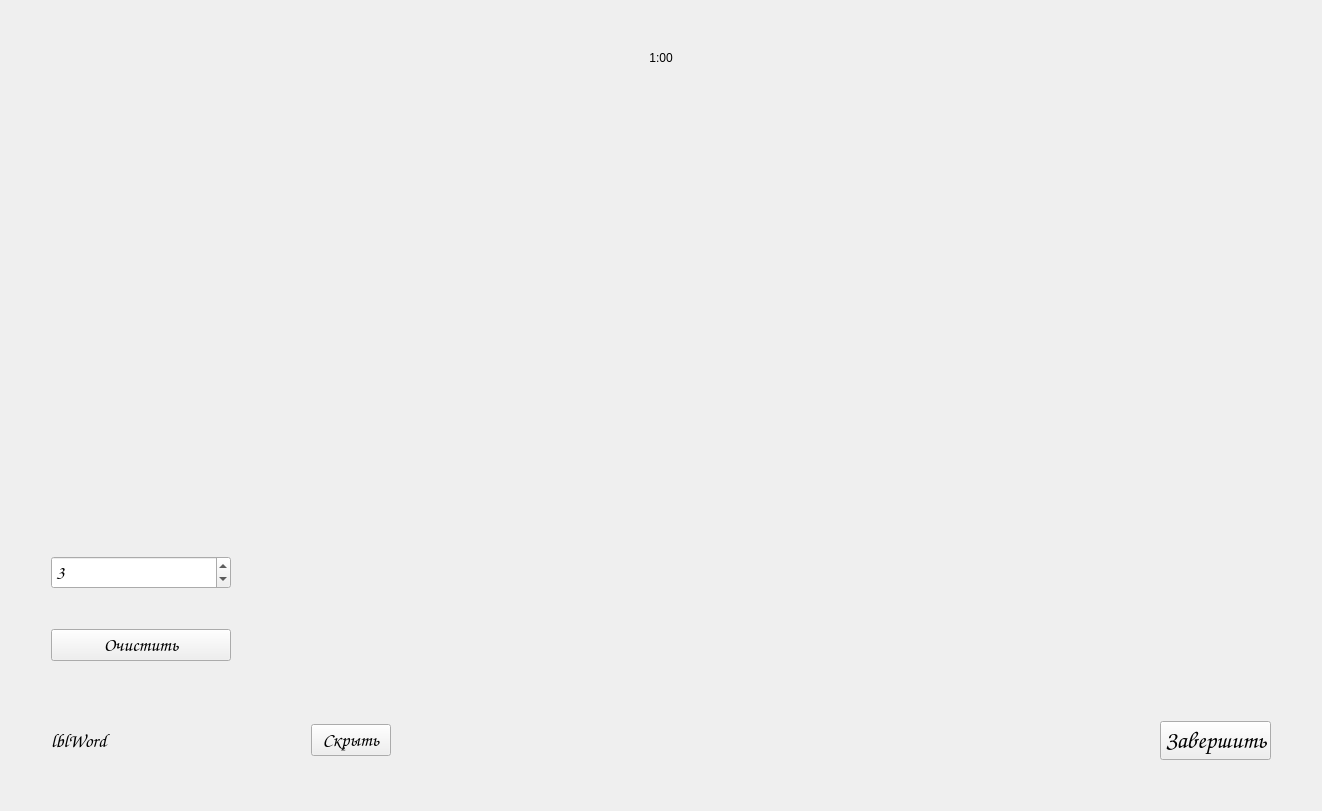
      <widget class="QWidget" name="page_6">
       <layout class="QGridLayout" name="gridLayout_7">
        <item row="2" column="0">
         <widget class="QLabel" name="lblWordHeader_2">
          <property name="text">
           <string/>
          </property>
         </widget>
        </item>
        <item row="4" column="0">
         <layout class="QVBoxLayout" name="verticalLayout_20">
          <item>
           <spacer name="verticalSpacer_9">
            <property name="orientation">
             <enum>Qt::Orientation::Vertical</enum>
            </property>
            <property name="sizeHint" stdset="0">
             <size>
              <width>20</width>
              <height>40</height>
             </size>
            </property>
           </spacer>
          </item>
          <item>
           <layout class="QHBoxLayout" name="horizontalLayout_11">
            <item>
             <spacer name="horizontalSpacer_17">
              <property name="orientation">
               <enum>Qt::Orientation::Horizontal</enum>
              </property>
              <property name="sizeHint" stdset="0">
               <size>
                <width>40</width>
                <height>20</height>
               </size>
              </property>
             </spacer>
            </item>
            <item>
             <layout class="QVBoxLayout" name="verticalLayout_19">
              <property name="spacing">
               <number>60</number>
              </property>
              <item>
               <layout class="QHBoxLayout" name="horizontalLayout_9">
                <property name="spacing">
                 <number>40</number>
                </property>
                <item>
                 <layout class="QVBoxLayout" name="verticalLayout_6">
                  <item>
                   <widget class="QWidget" name="paletteArea" native="true">
                    <property name="minimumSize">
                     <size>
                      <width>180</width>
                      <height>300</height>
                     </size>
                    </property>
                   </widget>
                  </item>
                  <item>
                   <widget class="QSpinBox" name="spinWidth">
                    <property name="font">
                     <font>
                      <family>Comic Sans MS</family>
                      <pointsize>14</pointsize>
                     </font>
                    </property>
                    <property name="minimum">
                     <number>1</number>
                    </property>
                    <property name="maximum">
                     <number>20</number>
                    </property>
                    <property name="value">
                     <number>3</number>
                    </property>
                   </widget>
                  </item>
                  <item>
                   <widget class="QPushButton" name="btnClear">
                    <property name="font">
                     <font>
                      <family>Comic Sans MS</family>
                      <pointsize>14</pointsize>
                     </font>
                    </property>
                    <property name="text">
                     <string>Очистить</string>
                    </property>
                   </widget>
                  </item>
                 </layout>
                </item>
                <item>
                 <widget class="DrawingCanvas" name="canvas" native="true">
                  <property name="minimumSize">
                   <size>
                    <width>1000</width>
                    <height>550</height>
                   </size>
                  </property>
                 </widget>
                </item>
               </layout>
              </item>
              <item>
               <layout class="QHBoxLayout" name="horizontalLayout_10">
                <item>
                 <layout class="QHBoxLayout" name="horizontalLayout">
                  <item>
                   <widget class="QLabel" name="lblWord">
                    <property name="minimumSize">
                     <size>
                      <width>200</width>
                      <height>0</height>
                     </size>
                    </property>
                    <property name="maximumSize">
                     <size>
                      <width>16777215</width>
                      <height>16777215</height>
                     </size>
                    </property>
                    <property name="font">
                     <font>
                      <family>Comic Sans MS</family>
                      <pointsize>14</pointsize>
                     </font>
                    </property>
                    <property name="text">
                     <string>lblWord</string>
                    </property>
                   </widget>
                  </item>
                  <item>
                   <widget class="QPushButton" name="btnHideWord">
                    <property name="maximumSize">
                     <size>
                      <width>200</width>
                      <height>16777215</height>
                     </size>
                    </property>
                    <property name="font">
                     <font>
                      <family>Comic Sans MS</family>
                      <pointsize>14</pointsize>
                     </font>
                    </property>
                    <property name="text">
                     <string>Скрыть</string>
                    </property>
                   </widget>
                  </item>
                 </layout>
                </item>
                <item>
                 <spacer name="horizontalSpacer_10">
                  <property name="orientation">
                   <enum>Qt::Orientation::Horizontal</enum>
                  </property>
                  <property name="sizeHint" stdset="0">
                   <size>
                    <width>40</width>
                    <height>20</height>
                   </size>
                  </property>
                 </spacer>
                </item>
                <item>
                 <widget class="QPushButton" name="btnFinish">
                  <property name="maximumSize">
                   <size>
                    <width>200</width>
                    <height>16777215</height>
                   </size>
                  </property>
                  <property name="font">
                   <font>
                    <family>Comic Sans MS</family>
                    <pointsize>18</pointsize>
                   </font>
                  </property>
                  <property name="text">
                   <string>Завершить</string>
                  </property>
                 </widget>
                </item>
               </layout>
              </item>
             </layout>
            </item>
            <item>
             <spacer name="horizontalSpacer_18">
              <property name="orientation">
               <enum>Qt::Orientation::Horizontal</enum>
              </property>
              <property name="sizeHint" stdset="0">
               <size>
                <width>40</width>
                <height>20</height>
               </size>
              </property>
             </spacer>
            </item>
           </layout>
          </item>
          <item>
           <spacer name="verticalSpacer_10">
            <property name="orientation">
             <enum>Qt::Orientation::Vertical</enum>
            </property>
            <property name="sizeHint" stdset="0">
             <size>
              <width>20</width>
              <height>40</height>
             </size>
            </property>
           </spacer>
          </item>
         </layout>
        </item>
        <item row="0" column="0">
         <spacer name="horizontalSpacer_19">
          <property name="orientation">
           <enum>Qt::Orientation::Horizontal</enum>
          </property>
          <property name="sizeHint" stdset="0">
           <size>
            <width>40</width>
            <height>20</height>
           </size>
          </property>
         </spacer>
        </item>
        <item row="3" column="0">
         <widget class="QLabel" name="lblTimer">
          <property name="text">
           <string>1:00</string>
          </property>
          <property name="alignment">
           <set>Qt::AlignmentFlag::AlignCenter</set>
          </property>
         </widget>
        </item>
       </layout>
       <zorder>lblWordHeader_2</zorder>
       <zorder>horizontalSpacer_19</zorder>
       <zorder>lblTimer</zorder>
      </widget>
